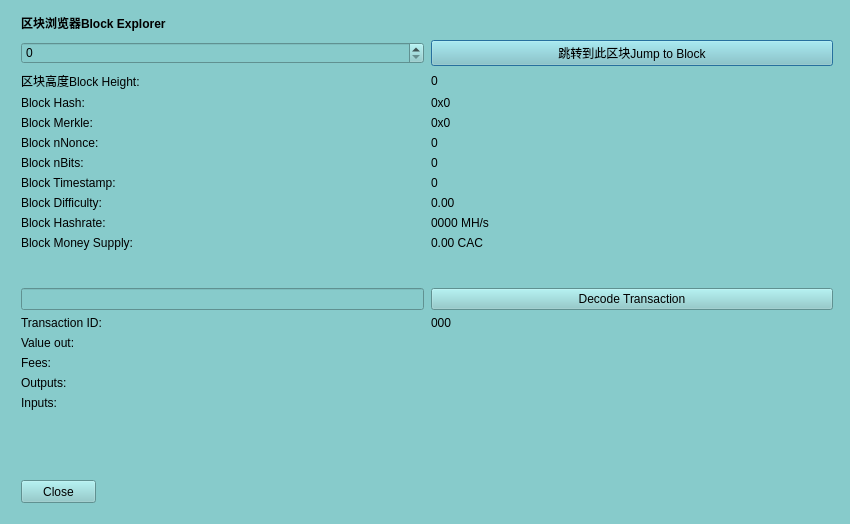
<?xml version="1.0" encoding="UTF-8"?>
<ui version="4.0">
 <class>BlockBrowser</class>
 <widget class="QDialog" name="BlockBrowser">
  <property name="windowModality">
   <enum>Qt::NonModal</enum>
  </property>
  <property name="enabled">
   <bool>true</bool>
  </property>
  <property name="geometry">
   <rect>
    <x>0</x>
    <y>0</y>
    <width>850</width>
    <height>524</height>
   </rect>
  </property>
  <property name="sizePolicy">
   <sizepolicy hsizetype="Preferred" vsizetype="Preferred">
    <horstretch>0</horstretch>
    <verstretch>0</verstretch>
   </sizepolicy>
  </property>
  <property name="minimumSize">
   <size>
    <width>0</width>
    <height>0</height>
   </size>
  </property>
  <property name="acceptDrops">
   <bool>false</bool>
  </property>
  <property name="windowTitle">
   <string>ClassicAsset Block Explorer</string>
  </property>
  <property name="styleSheet">
   <string notr="true">background-color: rgb(135, 203, 203);</string>
  </property>
  <layout class="QGridLayout">
   <property name="sizeConstraint">
    <enum>QLayout::SetMaximumSize</enum>
   </property>
   <property name="leftMargin">
    <number>21</number>
   </property>
   <property name="topMargin">
    <number>10</number>
   </property>
   <property name="rightMargin">
    <number>10</number>
   </property>
   <item row="1" column="0">
    <widget class="QWidget" name="widget" native="true">
     <widget class="QWidget" name="layoutWidgetBE1">
      <property name="geometry">
       <rect>
        <x>0</x>
        <y>0</y>
        <width>822</width>
        <height>27</height>
       </rect>
      </property>
      <layout class="QHBoxLayout" name="horizontalLayoutBE">
       <property name="spacing">
        <number>7</number>
       </property>
       <item>
        <widget class="QLabel" name="labelBlockExplorer">
         <property name="sizePolicy">
          <sizepolicy hsizetype="Preferred" vsizetype="Maximum">
           <horstretch>0</horstretch>
           <verstretch>0</verstretch>
          </sizepolicy>
         </property>
         <property name="font">
          <font>
           <weight>75</weight>
           <bold>true</bold>
          </font>
         </property>
         <property name="styleSheet">
          <string notr="true">font-weight:bold;</string>
         </property>
         <property name="text">
          <string>区块浏览器Block Explorer</string>
         </property>
        </widget>
       </item>
       <item>
        <spacer name="horizontalSpacerBE">
         <property name="orientation">
          <enum>Qt::Horizontal</enum>
         </property>
         <property name="sizeHint" stdset="0">
          <size>
           <width>40</width>
           <height>20</height>
          </size>
         </property>
        </spacer>
       </item>
      </layout>
     </widget>
     <widget class="QWidget" name="layoutWidgetBE2">
      <property name="geometry">
       <rect>
        <x>0</x>
        <y>30</y>
        <width>812</width>
        <height>410</height>
       </rect>
      </property>
      <layout class="QGridLayout" name="gridLayoutBE" rowstretch="0,0,0,0,0,0,0,0,0,0,0,0,0,0,0,0,0,0,0,0" columnstretch="0,0">
       <property name="sizeConstraint">
        <enum>QLayout::SetDefaultConstraint</enum>
       </property>
       <property name="horizontalSpacing">
        <number>7</number>
       </property>
       <item row="14" column="1">
        <widget class="QLabel" name="txID">
         <property name="text">
          <string>000</string>
         </property>
         <property name="textInteractionFlags">
          <set>Qt::LinksAccessibleByMouse|Qt::TextSelectableByMouse</set>
         </property>
        </widget>
       </item>
       <item row="8" column="1">
        <widget class="QLabel" name="timeBox">
         <property name="text">
          <string>0</string>
         </property>
         <property name="textInteractionFlags">
          <set>Qt::LinksAccessibleByMouse|Qt::TextSelectableByMouse</set>
         </property>
        </widget>
       </item>
       <item row="9" column="1">
        <widget class="QLabel" name="diffBox">
         <property name="text">
          <string>0.00</string>
         </property>
         <property name="textInteractionFlags">
          <set>Qt::LinksAccessibleByMouse|Qt::TextSelectableByMouse</set>
         </property>
        </widget>
       </item>
       <item row="10" column="0">
        <widget class="QLabel" name="hashRateLabel">
         <property name="text">
          <string>Block Hashrate:</string>
         </property>
        </widget>
       </item>
       <item row="9" column="0">
        <widget class="QLabel" name="diffLabel">
         <property name="text">
          <string>Block Difficulty:</string>
         </property>
        </widget>
       </item>
       <item row="17" column="1">
        <widget class="QLabel" name="outputBox">
         <property name="text">
          <string/>
         </property>
         <property name="alignment">
          <set>Qt::AlignLeading|Qt::AlignLeft|Qt::AlignTop</set>
         </property>
         <property name="textInteractionFlags">
          <set>Qt::LinksAccessibleByMouse|Qt::TextSelectableByMouse</set>
         </property>
        </widget>
       </item>
       <item row="3" column="1">
        <widget class="QLabel" name="heightLabelBE1">
         <property name="text">
          <string>0</string>
         </property>
         <property name="textInteractionFlags">
          <set>Qt::LinksAccessibleByMouse|Qt::TextSelectableByMouse</set>
         </property>
        </widget>
       </item>
       <item row="1" column="1">
        <widget class="QPushButton" name="blockButton">
         <property name="text">
          <string>跳转到此区块Jump to Block</string>
         </property>
        </widget>
       </item>
       <item row="3" column="0">
        <widget class="QLabel" name="heightLabelBE2">
         <property name="text">
          <string>区块高度Block Height:</string>
         </property>
        </widget>
       </item>
       <item row="7" column="0">
        <widget class="QLabel" name="bitsLabel">
         <property name="text">
          <string>Block nBits:</string>
         </property>
        </widget>
       </item>
       <item row="6" column="1">
        <widget class="QLabel" name="nonceBox">
         <property name="text">
          <string>0</string>
         </property>
         <property name="textInteractionFlags">
          <set>Qt::LinksAccessibleByMouse|Qt::TextSelectableByMouse</set>
         </property>
        </widget>
       </item>
       <item row="6" column="0">
        <widget class="QLabel" name="nonceLabel">
         <property name="text">
          <string>Block nNonce:</string>
         </property>
        </widget>
       </item>
       <item row="5" column="1">
        <widget class="QLabel" name="merkleBox">
         <property name="minimumSize">
          <size>
           <width>187</width>
           <height>0</height>
          </size>
         </property>
         <property name="text">
          <string>0x0</string>
         </property>
         <property name="textInteractionFlags">
          <set>Qt::LinksAccessibleByMouse|Qt::TextSelectableByMouse</set>
         </property>
        </widget>
       </item>
       <item row="16" column="0">
        <widget class="QLabel" name="feesLabel">
         <property name="text">
          <string>Fees:</string>
         </property>
        </widget>
       </item>
       <item row="15" column="1">
        <widget class="QLabel" name="valueBox">
         <property name="text">
          <string/>
         </property>
         <property name="textInteractionFlags">
          <set>Qt::LinksAccessibleByMouse|Qt::TextSelectableByMouse</set>
         </property>
        </widget>
       </item>
       <item row="7" column="1">
        <widget class="QLabel" name="bitsBox">
         <property name="text">
          <string>0</string>
         </property>
         <property name="textInteractionFlags">
          <set>Qt::LinksAccessibleByMouse|Qt::TextSelectableByMouse</set>
         </property>
        </widget>
       </item>
       <item row="8" column="0">
        <widget class="QLabel" name="timeLabel">
         <property name="text">
          <string>Block Timestamp:</string>
         </property>
        </widget>
       </item>
       <item row="17" column="0">
        <widget class="QLabel" name="outputLabel">
         <property name="text">
          <string>Outputs:</string>
         </property>
         <property name="alignment">
          <set>Qt::AlignLeading|Qt::AlignLeft|Qt::AlignTop</set>
         </property>
        </widget>
       </item>
       <item row="1" column="0">
        <widget class="QSpinBox" name="heightBox">
         <property name="sizePolicy">
          <sizepolicy hsizetype="Preferred" vsizetype="Fixed">
           <horstretch>0</horstretch>
           <verstretch>0</verstretch>
          </sizepolicy>
         </property>
         <property name="maximum">
          <number>99999999</number>
         </property>
        </widget>
       </item>
       <item row="4" column="0">
        <widget class="QLabel" name="hashLabel">
         <property name="text">
          <string>Block Hash:</string>
         </property>
        </widget>
       </item>
       <item row="16" column="1">
        <widget class="QLabel" name="feesBox">
         <property name="text">
          <string/>
         </property>
         <property name="textInteractionFlags">
          <set>Qt::LinksAccessibleByMouse|Qt::TextSelectableByMouse</set>
         </property>
        </widget>
       </item>
       <item row="4" column="1">
        <widget class="QLabel" name="hashBox">
         <property name="enabled">
          <bool>true</bool>
         </property>
         <property name="sizePolicy">
          <sizepolicy hsizetype="Preferred" vsizetype="Preferred">
           <horstretch>0</horstretch>
           <verstretch>0</verstretch>
          </sizepolicy>
         </property>
         <property name="minimumSize">
          <size>
           <width>0</width>
           <height>0</height>
          </size>
         </property>
         <property name="text">
          <string>0x0</string>
         </property>
         <property name="textInteractionFlags">
          <set>Qt::LinksAccessibleByMouse|Qt::TextSelectableByMouse</set>
         </property>
        </widget>
       </item>
       <item row="14" column="0">
        <widget class="QLabel" name="txLabel">
         <property name="text">
          <string>Transaction ID:</string>
         </property>
        </widget>
       </item>
       <item row="15" column="0">
        <widget class="QLabel" name="valueLabel">
         <property name="text">
          <string>Value out:</string>
         </property>
        </widget>
       </item>
       <item row="13" column="0">
        <widget class="QLineEdit" name="txBox">
         <property name="sizePolicy">
          <sizepolicy hsizetype="Preferred" vsizetype="Fixed">
           <horstretch>0</horstretch>
           <verstretch>0</verstretch>
          </sizepolicy>
         </property>
         <property name="inputMask">
          <string comment="Transaction id" extracomment="Transaction id"/>
         </property>
        </widget>
       </item>
       <item row="12" column="0">
        <spacer name="verticalSpacer_2">
         <property name="orientation">
          <enum>Qt::Vertical</enum>
         </property>
         <property name="sizeHint" stdset="0">
          <size>
           <width>20</width>
           <height>20</height>
          </size>
         </property>
        </spacer>
       </item>
       <item row="10" column="1">
        <widget class="QLabel" name="hashRateBox">
         <property name="text">
          <string>0000 MH/s</string>
         </property>
         <property name="textInteractionFlags">
          <set>Qt::LinksAccessibleByMouse|Qt::TextSelectableByMouse</set>
         </property>
        </widget>
       </item>
       <item row="19" column="0">
        <spacer name="verticalSpacer">
         <property name="orientation">
          <enum>Qt::Vertical</enum>
         </property>
         <property name="sizeHint" stdset="0">
          <size>
           <width>20</width>
           <height>40</height>
          </size>
         </property>
        </spacer>
       </item>
       <item row="13" column="1">
        <widget class="QPushButton" name="txButton">
         <property name="text">
          <string>Decode Transaction</string>
         </property>
        </widget>
       </item>
       <item row="18" column="0">
        <widget class="QLabel" name="inputLabel">
         <property name="text">
          <string>Inputs:</string>
         </property>
         <property name="alignment">
          <set>Qt::AlignLeading|Qt::AlignLeft|Qt::AlignTop</set>
         </property>
        </widget>
       </item>
       <item row="5" column="0">
        <widget class="QLabel" name="merkleLabel">
         <property name="text">
          <string>Block Merkle:</string>
         </property>
        </widget>
       </item>
       <item row="18" column="1">
        <widget class="QLabel" name="inputBox">
         <property name="text">
          <string/>
         </property>
         <property name="alignment">
          <set>Qt::AlignLeading|Qt::AlignLeft|Qt::AlignTop</set>
         </property>
         <property name="textInteractionFlags">
          <set>Qt::LinksAccessibleByMouse|Qt::TextSelectableByMouse</set>
         </property>
        </widget>
       </item>
       <item row="11" column="0">
        <widget class="QLabel" name="moneySupplyLabel">
         <property name="text">
          <string>Block Money Supply:</string>
         </property>
        </widget>
       </item>
       <item row="11" column="1">
        <widget class="QLabel" name="moneySupplyBox">
         <property name="text">
          <string>0.00 CAC</string>
         </property>
         <property name="textInteractionFlags">
          <set>Qt::LinksAccessibleByMouse|Qt::TextSelectableByMouse</set>
         </property>
        </widget>
       </item>
      </layout>
     </widget>
     <widget class="QPushButton" name="closeButton">
      <property name="geometry">
       <rect>
        <x>0</x>
        <y>470</y>
        <width>75</width>
        <height>23</height>
       </rect>
      </property>
      <property name="text">
       <string>Close</string>
      </property>
     </widget>
    </widget>
   </item>
  </layout>
 </widget>
 <resources/>
 <connections/>
</ui>
